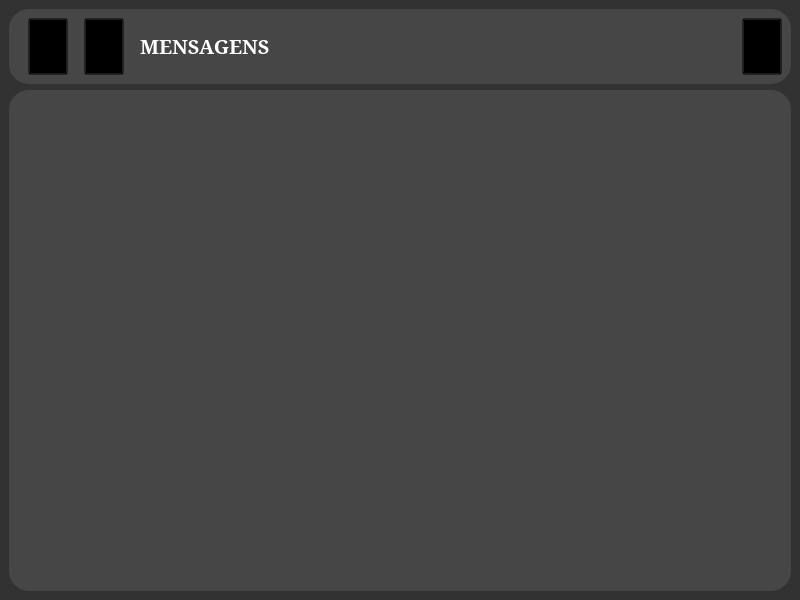
<?xml version="1.0" encoding="UTF-8"?>
<ui version="4.0">
 <class>Tela_Principal</class>
 <widget class="QMainWindow" name="Tela_Principal">
  <property name="windowModality">
   <enum>Qt::NonModal</enum>
  </property>
  <property name="enabled">
   <bool>true</bool>
  </property>
  <property name="geometry">
   <rect>
    <x>0</x>
    <y>0</y>
    <width>800</width>
    <height>600</height>
   </rect>
  </property>
  <property name="mouseTracking">
   <bool>false</bool>
  </property>
  <property name="focusPolicy">
   <enum>Qt::NoFocus</enum>
  </property>
  <property name="windowTitle">
   <string>API WhatsApp</string>
  </property>
  <property name="styleSheet">
   <string notr="true">QMainWindow{
background-color: rgb(50,50,50);
}</string>
  </property>
  <property name="toolButtonStyle">
   <enum>Qt::ToolButtonIconOnly</enum>
  </property>
  <property name="documentMode">
   <bool>false</bool>
  </property>
  <property name="tabShape">
   <enum>QTabWidget::Rounded</enum>
  </property>
  <widget class="QWidget" name="centralwidget">
   <layout class="QVBoxLayout" name="verticalLayout">
    <item>
     <widget class="QFrame" name="frame">
      <property name="minimumSize">
       <size>
        <width>0</width>
        <height>75</height>
       </size>
      </property>
      <property name="maximumSize">
       <size>
        <width>16777215</width>
        <height>75</height>
       </size>
      </property>
      <property name="styleSheet">
       <string notr="true">QFrame {
background-color: rgb(70,70,70);
border-radius: 20px;
}</string>
      </property>
      <property name="frameShape">
       <enum>QFrame::StyledPanel</enum>
      </property>
      <property name="frameShadow">
       <enum>QFrame::Raised</enum>
      </property>
      <layout class="QHBoxLayout" name="horizontalLayout">
       <item>
        <spacer name="horizontalSpacer_3">
         <property name="orientation">
          <enum>Qt::Horizontal</enum>
         </property>
         <property name="sizeType">
          <enum>QSizePolicy::Fixed</enum>
         </property>
         <property name="sizeHint" stdset="0">
          <size>
           <width>10</width>
           <height>20</height>
          </size>
         </property>
        </spacer>
       </item>
       <item>
        <widget class="QPushButton" name="botao_home">
         <property name="sizePolicy">
          <sizepolicy hsizetype="Preferred" vsizetype="Preferred">
           <horstretch>0</horstretch>
           <verstretch>0</verstretch>
          </sizepolicy>
         </property>
         <property name="styleSheet">
          <string notr="true">QPushButton{
icon: url(:/icons/home.svg);
background-color: transparent;
}

QPushButton::hover{
icon: url(:/icons/home_hover.svg);
background-color: transparent;
}</string>
         </property>
         <property name="text">
          <string/>
         </property>
         <property name="iconSize">
          <size>
           <width>40</width>
           <height>40</height>
          </size>
         </property>
        </widget>
       </item>
       <item>
        <spacer name="horizontalSpacer_2">
         <property name="orientation">
          <enum>Qt::Horizontal</enum>
         </property>
         <property name="sizeType">
          <enum>QSizePolicy::Fixed</enum>
         </property>
         <property name="sizeHint" stdset="0">
          <size>
           <width>10</width>
           <height>20</height>
          </size>
         </property>
        </spacer>
       </item>
       <item>
        <widget class="QPushButton" name="botao_contatos">
         <property name="sizePolicy">
          <sizepolicy hsizetype="Preferred" vsizetype="Preferred">
           <horstretch>0</horstretch>
           <verstretch>0</verstretch>
          </sizepolicy>
         </property>
         <property name="styleSheet">
          <string notr="true">QPushButton{
icon: url(:/icons/contatos.svg);
background-color: transparent;
}

QPushButton::hover{
icon: url(:/icons/contatos_hover.svg);
background-color: transparent;
}</string>
         </property>
         <property name="text">
          <string/>
         </property>
         <property name="iconSize">
          <size>
           <width>40</width>
           <height>40</height>
          </size>
         </property>
        </widget>
       </item>
       <item>
        <spacer name="horizontalSpacer_4">
         <property name="orientation">
          <enum>Qt::Horizontal</enum>
         </property>
         <property name="sizeType">
          <enum>QSizePolicy::Fixed</enum>
         </property>
         <property name="sizeHint" stdset="0">
          <size>
           <width>10</width>
           <height>20</height>
          </size>
         </property>
        </spacer>
       </item>
       <item>
        <widget class="QLabel" name="label">
         <property name="font">
          <font>
           <family>Garamond</family>
           <pointsize>15</pointsize>
           <bold>true</bold>
          </font>
         </property>
         <property name="text">
          <string>&lt;html&gt;&lt;head/&gt;&lt;body&gt;&lt;p&gt;&lt;span style=&quot; color:#ffffff;&quot;&gt;MENSAGENS&lt;/span&gt;&lt;/p&gt;&lt;/body&gt;&lt;/html&gt;</string>
         </property>
        </widget>
       </item>
       <item>
        <spacer name="horizontalSpacer">
         <property name="orientation">
          <enum>Qt::Horizontal</enum>
         </property>
         <property name="sizeHint" stdset="0">
          <size>
           <width>583</width>
           <height>20</height>
          </size>
         </property>
        </spacer>
       </item>
       <item>
        <widget class="QPushButton" name="botao_conexao">
         <property name="sizePolicy">
          <sizepolicy hsizetype="Preferred" vsizetype="Preferred">
           <horstretch>0</horstretch>
           <verstretch>0</verstretch>
          </sizepolicy>
         </property>
         <property name="minimumSize">
          <size>
           <width>40</width>
           <height>40</height>
          </size>
         </property>
         <property name="styleSheet">
          <string notr="true">QPushButton{
icon: url(:/icons/nao_conectado.svg);
background-color: transparent;
}

QPushButton::hover{
icon: url(:/icons/nao_conectado_hover.svg);
background-color: transparent;
}</string>
         </property>
         <property name="text">
          <string/>
         </property>
         <property name="iconSize">
          <size>
           <width>35</width>
           <height>35</height>
          </size>
         </property>
        </widget>
       </item>
      </layout>
     </widget>
    </item>
    <item>
     <widget class="QFrame" name="frame_2">
      <property name="minimumSize">
       <size>
        <width>0</width>
        <height>500</height>
       </size>
      </property>
      <property name="styleSheet">
       <string notr="true">QFrame {
background-color: rgb(70,70,70);
border-radius: 20px;
}</string>
      </property>
      <property name="frameShape">
       <enum>QFrame::StyledPanel</enum>
      </property>
      <property name="frameShadow">
       <enum>QFrame::Raised</enum>
      </property>
     </widget>
    </item>
   </layout>
  </widget>
 </widget>
 <resources>
  <include location="icons.qrc"/>
 </resources>
 <connections/>
</ui>
